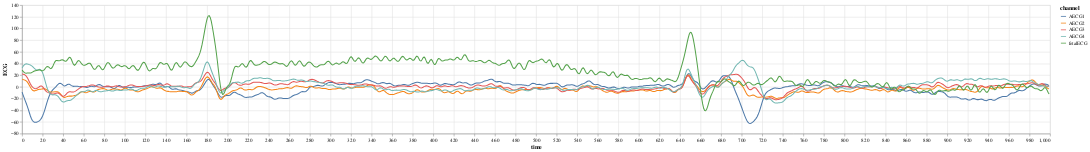

The notebook cell saved with this chart:
### Code cell
import altair as alt
alt.data_transformers.disable_max_rows()
fetal = alt.Chart(sliced_long).mark_line().encode(
    x='time:Q',
    y='ECG:Q',
    color='channel:N'
).properties(
    width=3000,
    height=250
)
fetal

### Figure 1 — Vega-Lite specification as saved in the notebook (floating-point values rounded to 4 significant figures; data arrays with more than 128 entries replaced by an {"elided": "..."} marker saying what was removed)
{"config": {"view": {"continuousWidth": 400, "continuousHeight": 300}}, "data": {"name": "data-27208d8d2938b106b91b605de875b2ca"}, "mark": "line", "encoding": {"color": {"field": "channel", "type": "nominal"}, "x": {"field": "time", "type": "quantitative"}, "y": {"field": "ECG", "type": "quantitative"}}, "height": 250, "width": 3000, "$schema": "https://vega.github.io/schema/vega-lite/v4.17.0.json", "datasets": {"data-27208d8d2938b106b91b605de875b2ca": {"elided": "5000 records"}}}
